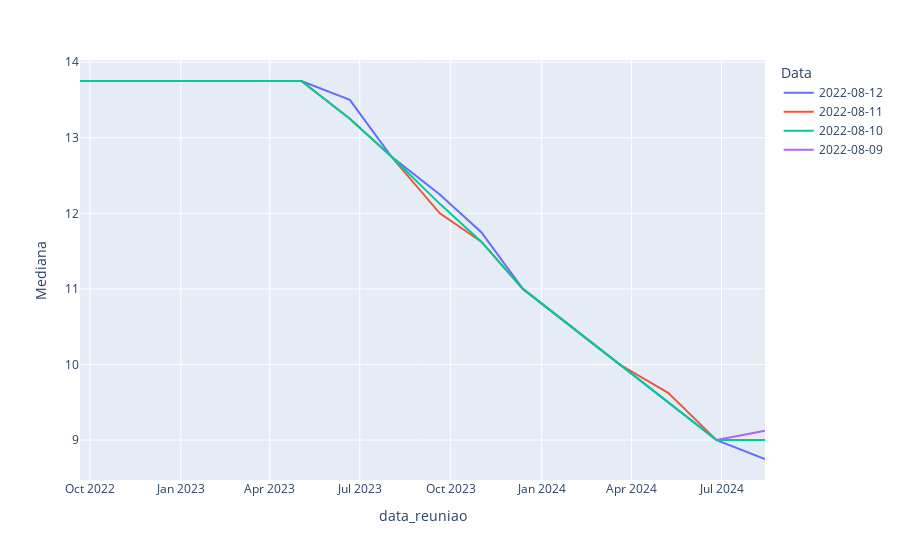

Notebook cell for this chart:
### Code cell
# Gráfico iterativo utilizando o plotly
fig=px.line(df_selic,x='data_reuniao',y='Mediana', color='Data')
# Gerando arquivo com o resultado
# plotly.offline.plot(fig, show_link = True,filename=f'./output/IPCA_forcast.html')
fig.show()

### Figure 1 — Plotly figure (JSON) as saved in the notebook; plotly's stock layout.template omitted (floating-point values rounded to 4 significant figures)
{"data": [{"hovertemplate": "Data=2022-08-12<br>data_reuniao=%{x}<br>Mediana=%{y}<extra></extra>", "legendgroup": "2022-08-12", "line": {"color": "#636efa", "dash": "solid"}, "marker": {"symbol": "circle"}, "mode": "lines", "name": "2022-08-12", "orientation": "v", "showlegend": true, "type": "scatter", "x": ["2022-09-21", "2022-10-26", "2022-12-07", "2023-02-01", "2023-03-22", "2023-05-03", "2023-06-21", "2023-08-02", "2023-09-20", "2023-11-01", "2023-12-13", "2024-01-31", "2024-03-20", "2024-05-08", "2024-06-26", "2024-08-14"], "xaxis": "x", "y": [13.75, 13.75, 13.75, 13.75, 13.75, 13.75, 13.5, 12.75, 12.25, 11.75, 11, 10.5, 10, 9.5, 9, 8.75], "yaxis": "y"}, {"hovertemplate": "Data=2022-08-11<br>data_reuniao=%{x}<br>Mediana=%{y}<extra></extra>", "legendgroup": "2022-08-11", "line": {"color": "#EF553B", "dash": "solid"}, "marker": {"symbol": "circle"}, "mode": "lines", "name": "2022-08-11", "orientation": "v", "showlegend": true, "type": "scatter", "x": ["2022-09-21", "2022-10-26", "2022-12-07", "2023-02-01", "2023-03-22", "2023-05-03", "2023-06-21", "2023-08-02", "2023-09-20", "2023-11-01", "2023-12-13", "2024-01-31", "2024-03-20", "2024-05-08", "2024-06-26", "2024-08-14"], "xaxis": "x", "y": [13.75, 13.75, 13.75, 13.75, 13.75, 13.75, 13.25, 12.75, 12, 11.62, 11, 10.5, 10, 9.625, 9, 9], "yaxis": "y"}, {"hovertemplate": "Data=2022-08-10<br>data_reuniao=%{x}<br>Mediana=%{y}<extra></extra>", "legendgroup": "2022-08-10", "line": {"color": "#00cc96", "dash": "solid"}, "marker": {"symbol": "circle"}, "mode": "lines", "name": "2022-08-10", "orientation": "v", "showlegend": true, "type": "scatter", "x": ["2022-09-21", "2022-10-26", "2022-12-07", "2023-02-01", "2023-03-22", "2023-05-03", "2023-06-21", "2023-08-02", "2023-09-20", "2023-11-01", "2023-12-13", "2024-01-31", "2024-03-20", "2024-05-08", "2024-06-26", "2024-08-14"], "xaxis": "x", "y": [13.75, 13.75, 13.75, 13.75, 13.75, 13.75, 13.25, 12.75, 12.12, 11.62, 11, 10.5, 10, 9.5, 9, 9], "yaxis": "y"}, {"hovertemplate": "Data=2022-08-09<br>data_reuniao=%{x}<br>Mediana=%{y}<extra></extra>", "legendgroup": "2022-08-09", "line": {"color": "#ab63fa", "dash": "solid"}, "marker": {"symbol": "circle"}, "mode": "lines", "name": "2022-08-09", "orientation": "v", "showlegend": true, "type": "scatter", "x": ["2024-06-26", "2024-08-14"], "xaxis": "x", "y": [9, 9.125], "yaxis": "y"}], "layout": {"legend": {"title": {"text": "Data"}, "tracegroupgap": 0}, "margin": {"t": 60}, "xaxis": {"anchor": "y", "domain": [0, 1], "title": {"text": "data_reuniao"}}, "yaxis": {"anchor": "x", "domain": [0, 1], "title": {"text": "Mediana"}}}}
